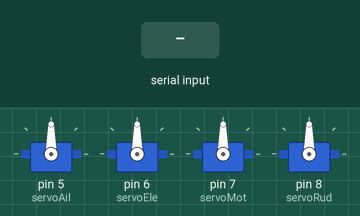
Simulated run of this sketch. Board: Arduino Uno, built with avr-gcc and run on an emulated ATmega328P. Parts: 4 × servo. Inputs (shaded band) come from the test bench.

Above: at 1.2 s.
1.3 s: "b90\n" received over Serial
At 1.9 s:
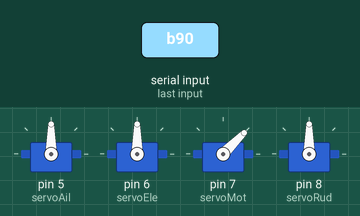
2.8 s: "90,45,200\n" received over Serial
At 4.2 s:
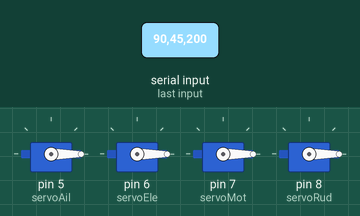
Timing chart, 0 to 5.8 s (numbered marks = the images above; inputs shaded):
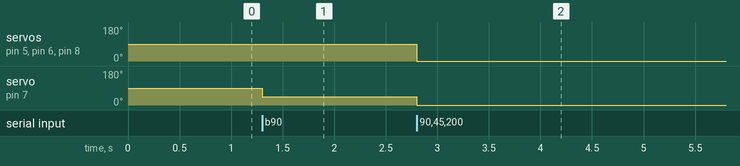

The sketch:

Plane_Control.ino
```cpp
#include <Servo.h>

#define COMMANDSIZE 5

Servo servoAil; //servo for aileron control
Servo servoEle; //servo for elevator control
Servo servoMot; //servo for motor control
Servo servoRud; //servo for rudder control

//get commands checking for beginning and end of string
void GetCommands(char *commandBuffer)
{
  servoMot.write(45);
  char readByte = '0';
  char i = 0;

  readByte = Serial.read();
  while(readByte != 'e' && i < COMMANDSIZE )
  {
    if(Serial.available())
    {
      commandBuffer[i] = readByte;
      i++;
      readByte = Serial.read();
    }
  }
}

//parse out the commas getting the command values
void ParseCommands(short int *commands, char *commandBuffer)
{
  char *hold = NULL;
  char i = 0;

  servoMot.write(135);

  hold = strtok(commandBuffer, ",");
  while(i < 4)
  {
    commands[i] = atoi(hold);
    i++;
    hold = strtok(NULL, ",");
  }
}

void setup() {
  // put your setup code here, to run once:
  servoAil.attach(5, 500,2500);
  servoEle.attach(6, 500,2500);
  servoMot.attach(7, 500,2500); // will have to find range of motor
  servoRud.attach(8, 500,2500);

  servoAil.write(90);
  servoEle.write(90);
  servoMot.write(90);
  servoRud.write(90);

  Serial.begin(9600); //using UART for wifly
}

void loop() {
  short int commands[4];
  char commandBuffer[18];

  memset(&commands[0], 0, sizeof(commands));
  memset(&commandBuffer[0], 0, sizeof(commandBuffer));

  // put your main code here, to run repeatedly:
  if(Serial.peek() == 'b')
  {
    Serial.read();
    GetCommands(&commandBuffer[0]);
    ParseCommands(&commands[0], commandBuffer);

    servoAil.write(commands[0]);
    servoEle.write(commands[1]);
    servoMot.write(commands[2]);
    servoRud.write(commands[3]);
  }
}
```

Measured:
- after the input at 1.3 s, servo on pin 7 (servoMot): 90° → 45° at once
- after the input at 2.8 s, servo on pin 5 (servoAil), servo on pin 6 (servoEle), servo on pin 8 (servoRud): 90° → 0° at once; servo on pin 7 (servoMot): 45° → 0° at once
